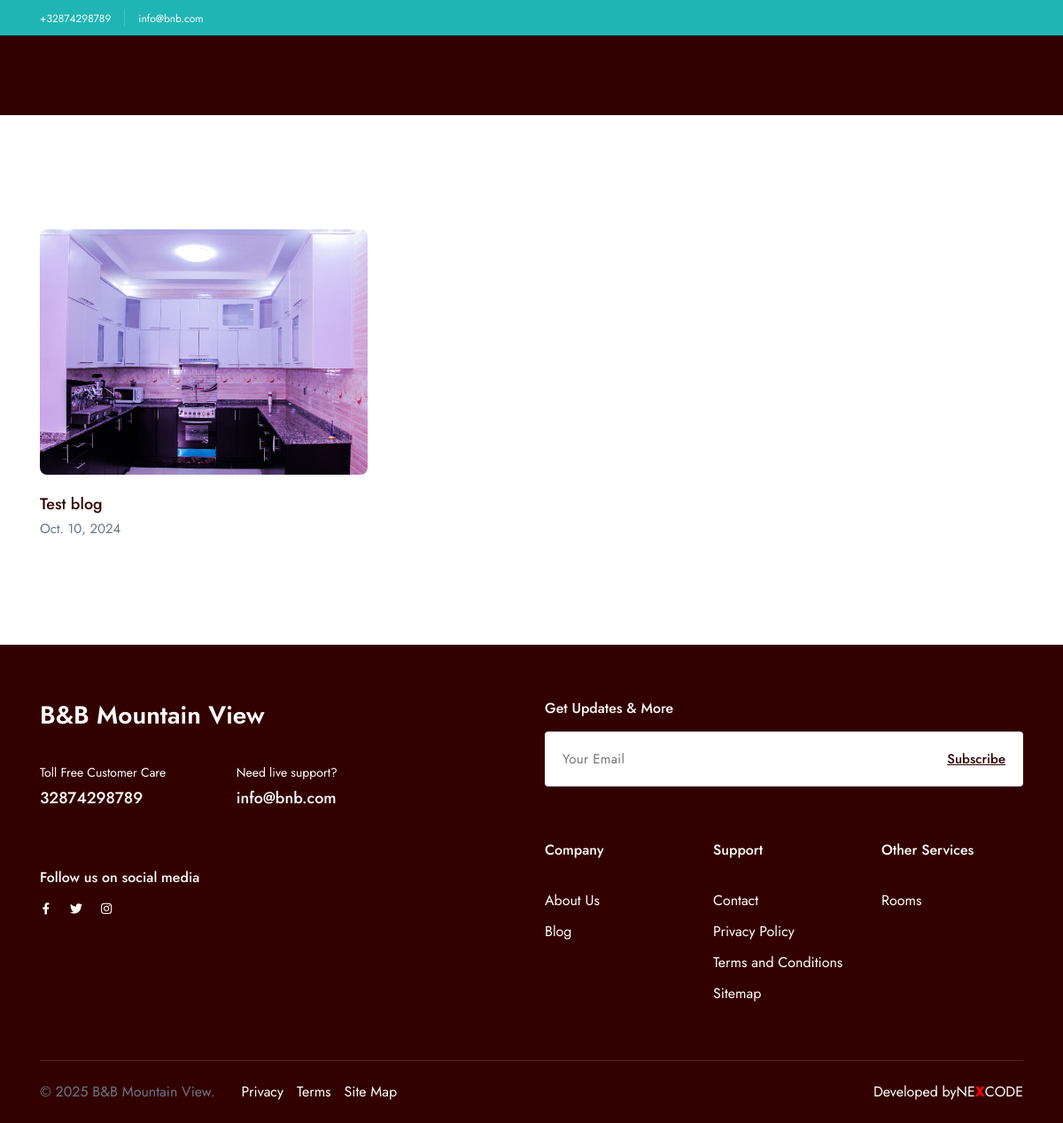
The app's page /blogs/ with its own data.
### home/models.py (models this page shows, shortened)
class Setting(models.Model):
    email = models.CharField(max_length=255, null=True, blank=True)
    second_email = models.CharField(max_length=255, null=True, blank=True)
    contact_number = models.CharField(max_length=255, null=True, blank=True)
    website = models.URLField(max_length=255, null=True, blank=True)
    instagram = models.URLField(max_length=255, null=True, blank=True)
    twitter = models.URLField(max_length=255, null=True, blank=True)
    facebook = models.URLField(max_length=255, null=True, blank=True)
    whatsapp_number = models.CharField(max_length=255, null=True, blank=True)
    address = models.CharField(max_length=255, null=True, blank=True)
    about_image = ProcessedImageField(
        upload_to=about_image_path,
        processors=[ResizeToFill(630, 700)],
        format='JPEG',
        options={'quality': 90},
        null=True,
        blank=True,
    )
    about_title = models.CharField(max_length=255, null=True, blank=True)
    about_description = models.TextField(null=True, blank=True)
    hero_image = ProcessedImageField(
        upload_to='settings/hero_images/',
        processors=[ResizeToFill(1920, 1080)],
        format='JPEG',
        options={'quality': 90},
        null=True,
        blank=True,
    )
    hero_title = models.CharField(max_length=255, null=True, blank=True)
    hero_desc = models.TextField(null=True, blank=True)
    class Meta:
        verbose_name = "Setting"
        verbose_name_plural = "Settings"

class Blog(models.Model):
    title = models.CharField(max_length=255)
    slug = models.SlugField(unique=True, blank=True)
    image = ProcessedImageField(
        upload_to=blog_image_path,
        processors=[ResizeToFill(3600, 2026)],
        format='JPEG',
        options={'quality': 90},
    )
    description = models.TextField()
    created_at = models.DateTimeField(default=timezone.now)
    updated_at = models.DateTimeField(auto_now=True)

### home/views.py (the view)
# urls.py: path('blogs/', blogs, name="blogs"),
def blogs(request):
    blogs = Blog.objects.all().order_by('-created_at')
    settings = Setting.objects.first()
    context = {
        'blogs': blogs,
        'settings': settings
    }
    return render(request, 'blogs/index.html', context)

### templates/blogs/index.html (shortened to what this page needs)
{% extends 'layouts/app.html' %}
{% load static %}
{% load humanize %}
{% block content %}
    <br>
    <br>
    <br>
    <br>
    <section data-anim-wrap class="layout-pt-md layout-pb-lg">
        <div class="container">
            {% for blog in blogs %}
                <div class="col-lg-4 col-sm-6">
                    <a href="{% url 'base:getBlog' blog.slug %}" class="blogCard -type-1 d-block ">
                        <div class="blogCard__image">
                            <div class="ratio ratio-4:3 rounded-8">
                                <img class="img-ratio js-lazy" src="{% if blog.image %}{{ blog.image.url }}{% else %}{% static 'img/default.png' %}{% endif %}" alt="image">
                            </div>
                        </div>
                        <div class="pt-20">
                            <h4 class="text-dark-1 text-18 fw-500">
                                {{ blog.title }}
                            </h4>
                            <div class="text-light-1 text-15 lh-14 mt-5">{{ blog.created_at|date }}</div>
                        </div>
                    </a>
                </div>
            {% endfor %}
        </div>
    </section>
{% endblock %}

### templates/inc/header.html (shortened to what this page needs)
{% load static %}
<section class="header-banner py-5 bg-blue-1 z-2">
	<div class="container">
		<div class="row items-center justify-between">
			<div class="col-auto">
				<div class="row x-gap-15 y-gap-15 items-center">
					<div class="col-auto md:d-none">
						<a href="#" class="text-12 text-white">+{{ settings.contact_number }}</a>
					</div>
					<div class="col-auto md:d-none">
					</div>
					<div class="col-auto">
						<a href="#" class="text-12 text-white">{{ settings.email }}</a>
					</div>
				</div>
			</div>
		</div>
	</div>
</section>
<header data-add-bg="bg-dark-1" class="header mt-40 -type-9 js-header" data-x="header" data-x-toggle="is-menu-opened" style="background: #330000 !important;">
</header>

### templates/inc/footer.html (shortened to what this page needs)
{% load static %}
<footer class="footer -type-2 bg-dark-2 text-white">
    <div class="container">
        <div class="pt-60 pb-60">
            <div class="row y-gap-40 justify-between xl:justify-start">
                <div class="col-xl-4 col-lg-6">
                    <a href="{% url 'base:home' %}">
                        <h3>
                            B&B Mountain View
                        </h3>
                    </a>
                    <div class="row y-gap-30 justify-between pt-30">
                        <div class="col-sm-6">
                            <div class="text-14">Toll Free Customer Care</div>
                            <a href="tel:{{ settings.contact_number }}" class="text-18 fw-500 mt-5">{{ settings.contact_number }}</a>
                        </div>
                        <div class="col-sm-5">
                            <div class="text-14">Need live support?</div>
                            <a href="mail:{{ settings.email }}" class="text-18 fw-500 mt-5">{{ settings.email }}</a>
                        </div>
                    </div>
                    <div class="mt-60">
                        <h5 class="text-16 fw-500 mb-10">Follow us on social media</h5>
                        <div class="d-flex x-gap-20 items-center">
                            <a href="{{ settings.facebook }}"><i class="icon-facebook text-14"></i></a>
                            <a href="{{ settings.twitter }}"><i class="icon-twitter text-14"></i></a>
                            <a href="{{ settings.instagram }}"><i class="icon-instagram text-14"></i></a>
                        </div>
                    </div>
                </div>
                <div class="col-lg-6">
                    <div class="row y-gap-30">
                        <div class="col-12">
                            <h5 class="text-16 fw-500 mb-15">Get Updates & More</h5>
                            <div class="single-field relative d-flex justify-end items-center pb-30">
                                <input class="bg-white rounded-8" type="email" placeholder="Your Email">
                                <button class="absolute px-20 h-full text-15 fw-500 underline text-dark-1">Subscribe</button>
                            </div>
                        </div>
                        <div class="col-lg-4 col-sm-6">
                            <h5 class="text-16 fw-500 mb-30">Company</h5>
                                <div class="d-flex y-gap-5 flex-column">
                                <a href="{% url 'base:about' %}">About Us</a>
                                <a href="{% url 'base:blogs' %}">Blog</a>
                            </div>
                        </div>
                        <div class="col-lg-4 col-sm-6">
                            <h5 class="text-16 fw-500 mb-30">Support</h5>
                            <div class="d-flex y-gap-5 flex-column">
                                <a href="{% url 'base:contact' %}">Contact</a>
                                <a href="#">Privacy Policy</a>
                                <a href="#">Terms and Conditions</a>
                                <a href="#">Sitemap</a>
                            </div>
                        </div>
                        <div class="col-lg-4 col-sm-6">
                            <h5 class="text-16 fw-500 mb-30">Other Services</h5>
                            <div class="d-flex y-gap-5 flex-column">
                                <a href="{% url 'base:rooms' %}">Rooms</a>
                            </div>
                        </div>
                    </div>
                </div>
            </div>
        </div>
        <div class="py-20 border-top-white-15">
            <div class="row justify-between items-center y-gap-10">
                <div class="col-auto">
                    <div class="row x-gap-30 y-gap-10">
                        <div class="col-auto">
                            <div class="d-flex items-center">
                                <p>© 2025 B&B Mountain View.</p>
                            </div>
                        </div>
                        <div class="col-auto">
                            <div class="d-flex x-gap-15">
                                <a href="#">Privacy</a>
                                <a href="#">Terms</a>
                                <a href="#">Site Map</a>
                            </div>
                        </div>
                    </div>
                </div>
                <div class="col-auto">
                    <div class="row y-gap-10 items-center">
                        <div class="col-auto">
                            <div class="d-flex items-center">
                                 Developed by <a href='https://www.nexcodes.dev/' target='_blank'>NE<span style="color:red; font-weight: bold">X</span>CODE</a>
                            </div>
                        </div>
                    </div>
                </div>
            </div>
        </div>
    </div>
</footer>

### records on screen
Setting: contact_number "32874298789", email "info@bnb.com"
Blog: image (picture), title "Test blog", created_at "Oct. 10, 2024"
